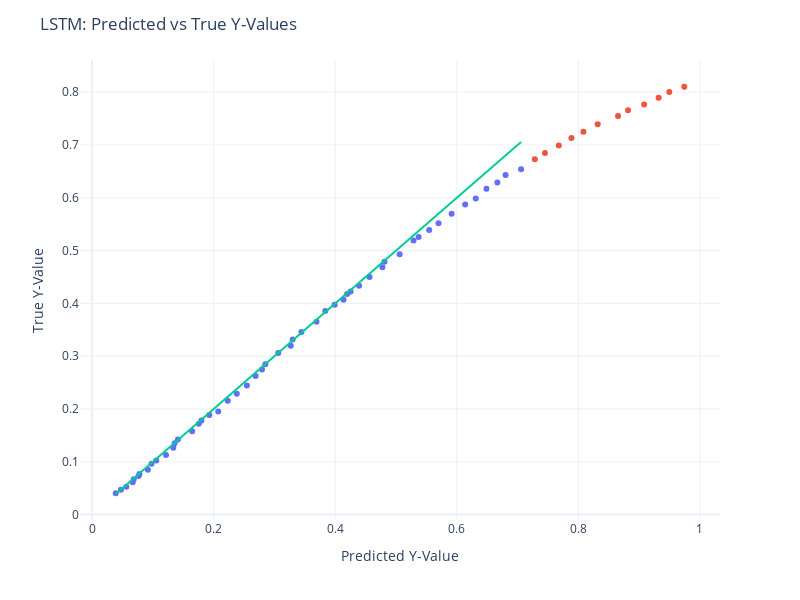

The cell this chart's notebook holds for it:
### Code cell
parity_plot('LSTM', trainY, testY, train_predictions['LSTM'], test_predictions['LSTM'])
